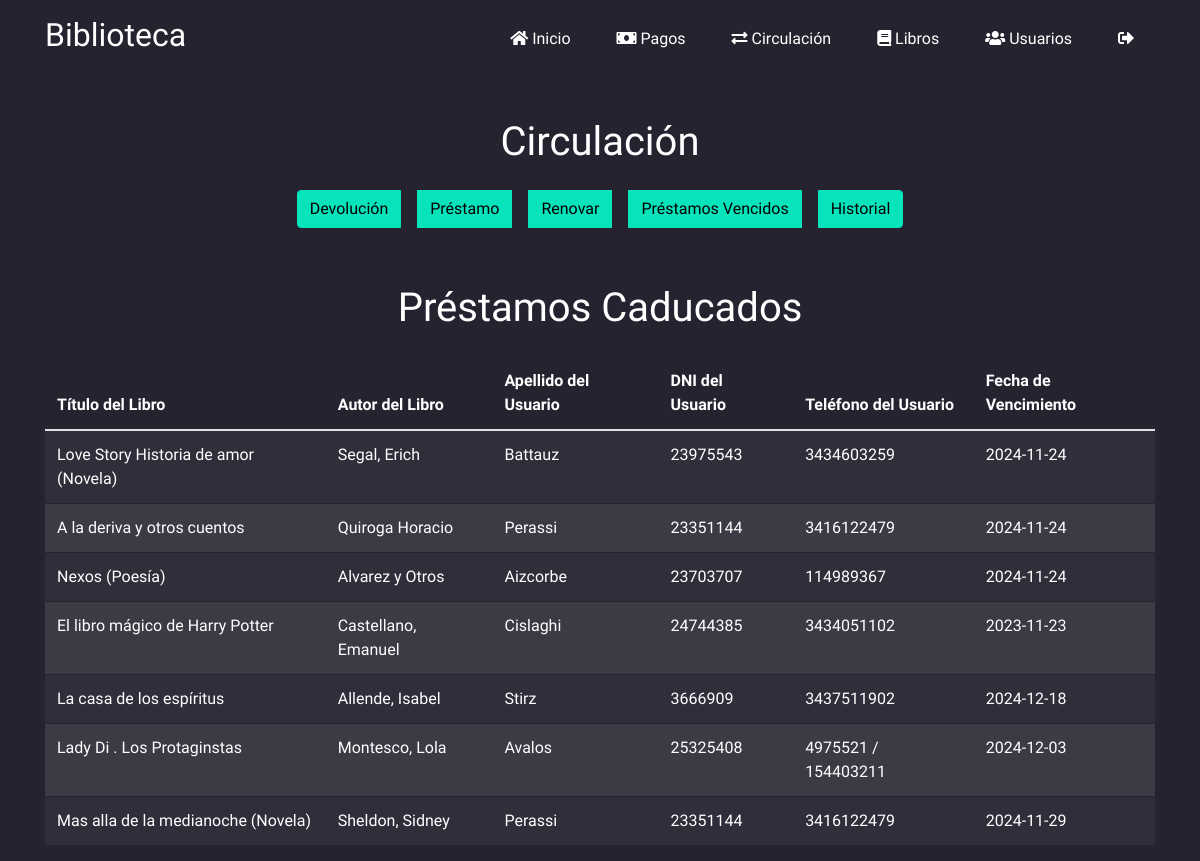
The page /circulacion/prestamos_caducados.php (signed in) on the database its author committed.
### tables this page shows
CREATE TABLE `prestamos` (
  `id` int(11) NOT NULL,
  `id_libro` int(11) NOT NULL,
  `id_usuario` int(11) NOT NULL,
  `vencimiento` date NOT NULL
);

CREATE TABLE `libros` (
  `AUTOR` varchar(255) NOT NULL,
  `TITULO` varchar(255) NOT NULL,
  `EDITORIAL` varchar(255) NOT NULL,
  `ISBN` varchar(50) NOT NULL,
  `ID` int(11) NOT NULL,
  `ESTANTE` varchar(255) DEFAULT NULL,
  `CATEGORIA` varchar(255) DEFAULT NULL,
  `CDU` varchar(255) DEFAULT NULL,
  `NUMERO` varchar(255) DEFAULT NULL,
  `ESTADO` varchar(255) DEFAULT NULL
);

CREATE TABLE `usuarios` (
  `id` int(11) NOT NULL,
  `password` text NOT NULL,
  `apellido` varchar(255) NOT NULL,
  `dni` varchar(20) NOT NULL,
  `categoria` varchar(50) NOT NULL,
  `correo` varchar(255) NOT NULL,
  `telefono` varchar(20) NOT NULL,
  `numero_de_socio` int(11) NOT NULL,
  `tipo_usuario` enum('administrador','socio') NOT NULL DEFAULT 'socio',
  `nombre` varchar(255) NOT NULL,
  `direccion` varchar(255) NOT NULL,
  `genero` varchar(10) DEFAULT NULL
);

### circulacion/prestamos_caducados.php (the view, shortened to what this page needs)
<?php include 'header_circulacion.php'; ?>
<!DOCTYPE html>
<html lang="es">
<head>
    <link rel="stylesheet" href="https://stackpath.bootstrapcdn.com/bootstrap/4.5.2/css/bootstrap.min.css">
</head>
<body class="lexend-custom">
<div class="container mt-5">
    <h1 class="text-center mb-4">Préstamos Caducados</h1>
    <div class="table-responsive">
        <table class="table table-striped">
            <thead>
                <tr>
                    <th>Título del Libro</th>
                    <th>Autor del Libro</th>
                    <th>Apellido del Usuario</th>
                    <th>DNI del Usuario</th>
                    <th>Teléfono del Usuario</th>
                    <th>Fecha de Vencimiento</th>
                </tr>
            </thead>
            <tbody>
                <?php
                $fecha_actual = date('Y-m-d');
                $sql = "SELECT libros.titulo, libros.autor, usuarios.apellido, usuarios.dni, usuarios.telefono, prestamos.vencimiento
                        FROM prestamos
                        JOIN libros ON prestamos.id_libro = libros.id
                        JOIN usuarios ON prestamos.id_usuario = usuarios.id
                        WHERE prestamos.vencimiento < ?";
                $stmt = $conn->prepare($sql);
                $stmt->bind_param("s", $fecha_actual);
                $stmt->execute();
                $result = $stmt->get_result();
                if ($result->num_rows > 0) {
                    while ($row = $result->fetch_assoc()) {
                        echo "<tr>";
                        echo "<td>" . htmlspecialchars($row['titulo']) . "</td>";
                        echo "<td>" . htmlspecialchars($row['autor']) . "</td>";
                        echo "<td>" . htmlspecialchars($row['apellido']) . "</td>";
                        echo "<td>" . htmlspecialchars($row['dni']) . "</td>";
                        echo "<td>" . htmlspecialchars($row['telefono']) . "</td>";
                        echo "<td class='fecha-roja'>" . htmlspecialchars($row['vencimiento']) . "</td>";
                        echo "</tr>";
                    }
                } else {
                    echo "<tr><td colspan='6' class='text-center'>No hay préstamos caducados</td></tr>";
                }
                ?>
            </tbody>
        </table>
    </div>
</div>
</body>
</html>

### header.php (style rules this page uses)
.lexend-custom { font-family: 'Lexend', sans-serif; font-optical-sizing: auto; font-weight: 400; font-style: normal; }
body { padding-top: 70px; }

### circulacion/header_circulacion.php (style rules this page uses)
body, body * { color: white !important; }
body { background-color: #272230 !important; color: white !important; }

### circulacion/prestamos_caducados.php (style rules this page uses)
.lexend-custom { font-family: 'Lexend', sans-serif; font-optical-sizing: auto; font-weight: 400; font-style: normal; }
.fecha-roja { color: red; }
.table { background-color: #272230; color: white; }
.table-striped tbody tr { background-color: #272230 !important; }
.table-striped tbody tr:nth-of-type(odd) { background-color: rgba(255, 255, 255, 0.05) !important; }
.table-striped tbody tr:nth-of-type(even) { background-color: rgba(255, 255, 255, 0.1) !important; }
.table thead th { color: white; }
.table td, .table th { border-color: #272230; }

### rows shown on the page
prestamos: id_libro.TITULO "Love Story Historia de amor (Novela)", id_libro.AUTOR "Segal, Erich", id_usuario.apellido "Battauz", id_usuario.dni "23975543", id_usuario.telefono "3434603259", vencimiento "2024-11-24"
prestamos: id_libro.TITULO "A la deriva y otros cuentos", id_libro.AUTOR "Quiroga Horacio", id_usuario.apellido "Perassi", id_usuario.dni "23351144", id_usuario.telefono "3416122479", vencimiento "2024-11-24"
prestamos: id_libro.TITULO "Nexos (Poesía)", id_libro.AUTOR "Alvarez y Otros", id_usuario.apellido "Aizcorbe", id_usuario.dni "23703707", id_usuario.telefono "114989367", vencimiento "2024-11-24"
prestamos: id_libro.TITULO "El libro mágico de Harry Potter", id_libro.AUTOR "Castellano, Emanuel", id_usuario.apellido "Cislaghi", id_usuario.dni "24744385", id_usuario.telefono "3434051102", vencimiento "2023-11-23"
prestamos: id_libro.TITULO "La casa de los espíritus", id_libro.AUTOR "Allende, Isabel", id_usuario.apellido "Stirz", id_usuario.dni "3666909", id_usuario.telefono "3437511902", vencimiento "2024-12-18"
prestamos: id_libro.TITULO "Lady Di . Los Protaginstas", id_libro.AUTOR "Montesco, Lola", id_usuario.apellido "Avalos", id_usuario.dni "25325408", id_usuario.telefono "4975521 / 154403211", vencimiento "2024-12-03"
prestamos: id_libro.TITULO "Mas alla de la medianoche (Novela)", id_libro.AUTOR "Sheldon, Sidney", id_usuario.apellido "Perassi", id_usuario.dni "23351144", id_usuario.telefono "3416122479", vencimiento "2024-11-29"
